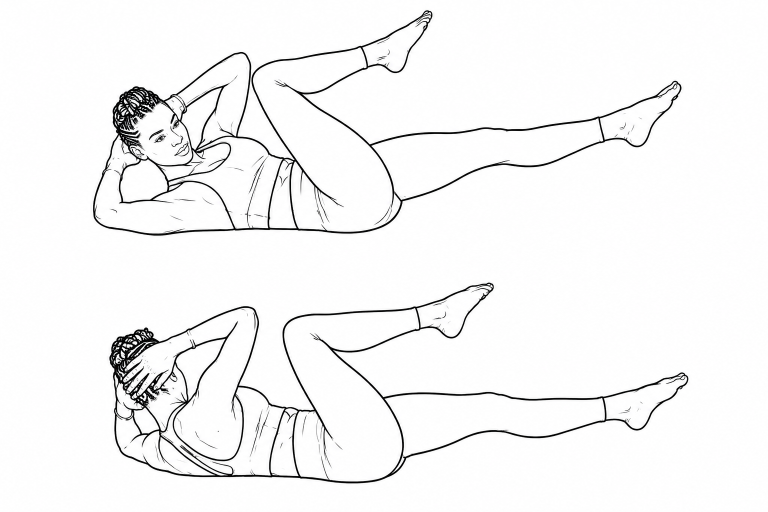
#> input picture design-files/form-guides/source/bicycle-crunch.png, 1536 x 1024 px (shown at 1/2 size)
$ python make_exercise_gif.py source/bicycle-crunch.png source/bicycle_crunch_a.png source/bicycle_crunch_a.png source/bicycle_crunch_a.png
#> lines starting #> are read from the running program, lines starting #| are printed output that depends on the picture; after the words box and inside, x2 and y2 are one past the last pixel; in counts of white or black regions, pixels touching at a corner belong together
"""
Produce a 2-frame looping animation from two exercise pose PNGs.

Alignment strategy:
  - Both frames scaled by the SAME factor (so anatomy stays proportional)
  - Bottom-aligned: floor contact point at the same Y in every frame
  - Horizontal: 'side' mode → left-aligned (feet stay planted)
                'front' mode → center-aligned (symmetric exercises)

Usage:
    python3 make_exercise_gif.py <a.png> <b.png> <out.gif> [side|front]
"""

import sys
from PIL import Image
import numpy as np

OUT_W     = 1600
OUT_H     = 720
FLOOR_PAD = 30    # px from canvas bottom to floor line
HOLD_MS   = 900
BLEND_MS  = 130
N_BLEND   = 3
TIGHT_PAD = 20    # px padding around tight crop


def tight_crop(img: Image.Image) -> Image.Image:
    arr = np.array(img.convert("RGBA"))
    mask = ~((arr[:,:,0] > 240) & (arr[:,:,1] > 240) & (arr[:,:,2] > 240))
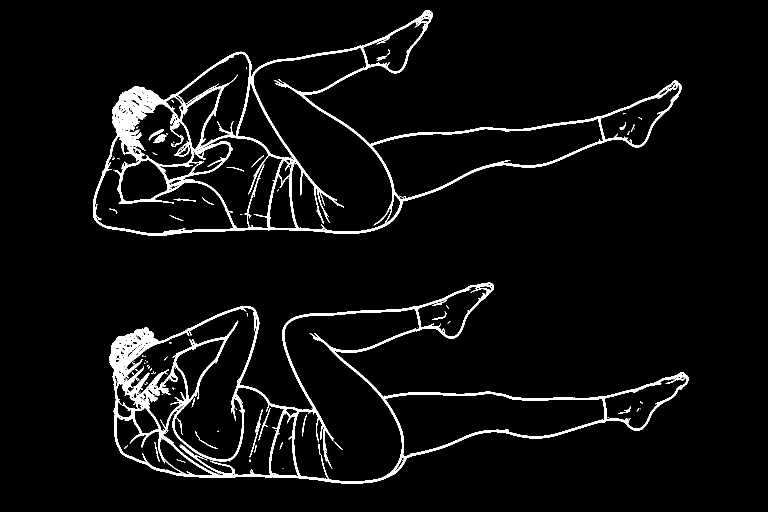
#> mask: shape (1024, 1536) bool (shown at 1/2 size); 4.8% white; 142 white regions (111 under 20 px), largest, box (x1, y1, x2, y2) and area: (218, 565, 1377, 967) 35919, (186, 20, 1363, 472) 35886, (348, 282, 379, 313) 277
    rows = np.any(mask, axis=1)
    cols = np.any(mask, axis=0)
    if not rows.any():
        return img
    r0, r1 = np.where(rows)[0][[0, -1]]
#> r0 = 20; r1 = 966
    c0, c1 = np.where(cols)[0][[0, -1]]
#> c0 = 186; c1 = 1376
    W, H = img.size
#> W = 1536; H = 1024
    return img.crop((
        max(0, c0 - TIGHT_PAD), max(0, r0 - TIGHT_PAD),
        min(W, c1 + TIGHT_PAD), min(H, r1 + TIGHT_PAD)
    ))


def make_frames(a_path: str, b_path: str, mode: str = "side"):
    """
    Return (frame_a, frame_b) as RGBA images on OUT_W×OUT_H canvases,
    both anchored so the floor line is consistent across frames.
    """
    a = tight_crop(Image.open(a_path).convert("RGBA"))
    b = tight_crop(Image.open(b_path).convert("RGBA"))
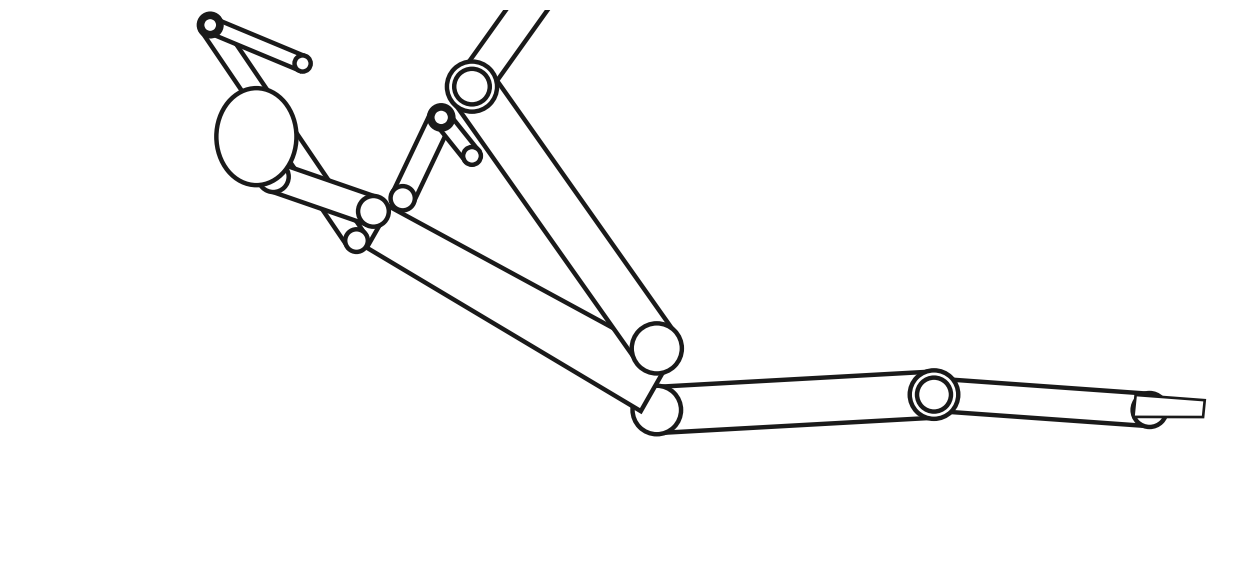
#> input picture design-files/form-guides/source/bicycle_crunch_a.png, 1252 x 574 px
#> in tight_crop, arr is the input picture: shape (574, 1252, 4); mean R, G, B, A 248.2, 248.2, 248.2, 255
#> in tight_crop (call 2), `mask = ~((arr[:,:,0] > 240) & (arr[:,:,1] > 240) & (arr[:,:,2] > 240))`:
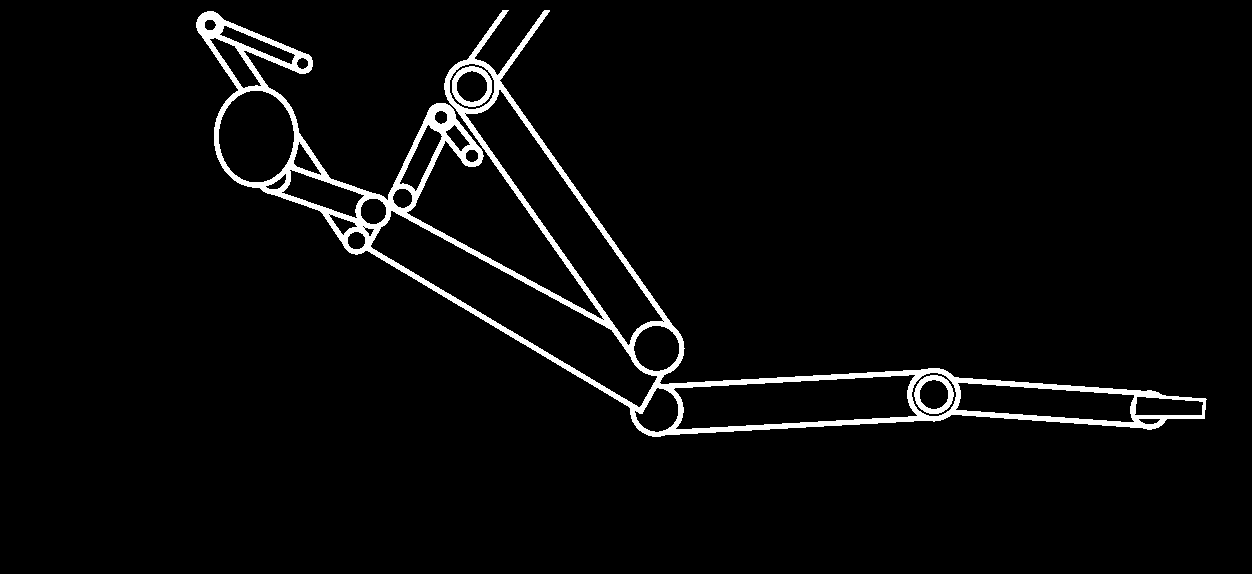
#> mask: shape (574, 1252) bool; 3.6% white; 3 white regions, box (x1, y1, x2, y2) and area: (196, 10, 1207, 437) 24373, (452, 66, 492, 107) 598, (914, 375, 954, 414) 574
#> in tight_crop (call 2), `r0, r1 = np.where(rows)[0][[0, -1]]`: r0 = 10; r1 = 436
#> in tight_crop (call 2), `c0, c1 = np.where(cols)[0][[0, -1]]`: c0 = 196; c1 = 1206

    aw, ah = a.size
#> aw = 1230; ah = 986
    bw, bh = b.size
#> bw = 1050; bh = 456

    # Usable canvas height above the floor margin
    usable_h = OUT_H - FLOOR_PAD
    usable_w = OUT_W

    # Common scale: fit the LARGER of the two figures, apply to both
    scale = min(usable_w / max(aw, bw), usable_h / max(ah, bh)) * 0.92
#> scale = 0.644

    def resize(img):
        w, h = img.size
#> w = 1230; h = 986
        return img.resize((int(w * scale), int(h * scale)), Image.LANCZOS)
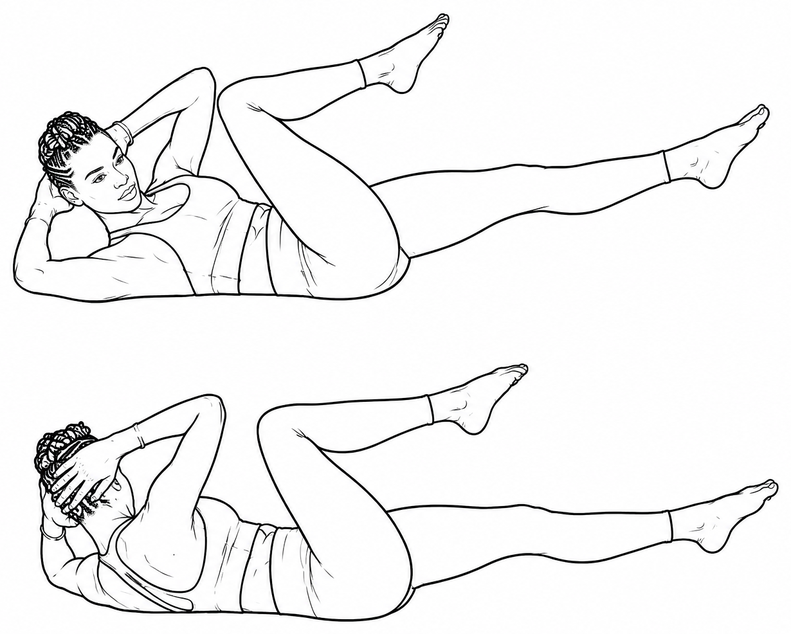
#> returned value: PIL image 791x634 RGBA; mean R, G, B, A 242.8, 242.7, 242.8, 255

    a_s = resize(a)
    b_s = resize(b)
#> in resize (call 2), `return img.resize((int(w * scale), int(h * scale)), Image.LANCZOS)`:
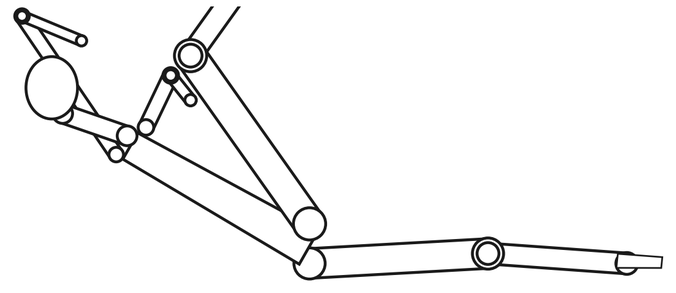
#> returned value: PIL image 676x293 RGBA; mean R, G, B, A 244.5, 244.5, 244.5, 255

    def place(img_s):
        iw, ih = img_s.size
#> iw = 791; ih = 634
        canvas = Image.new("RGBA", (OUT_W, OUT_H), (255, 255, 255, 255))
#> canvas: PIL image 1600x720 RGBA; every value is 255

        # Y: bottom of figure sits on the floor line
        oy = OUT_H - FLOOR_PAD - ih
#> oy = 56

        if mode == "front":
            # Center horizontally
            ox = (OUT_W - iw) // 2
        else:
            # 'side': left-align — feet stay at the same X anchor
            left_margin = (OUT_W - int(max(aw, bw) * scale)) // 2
#> left_margin = 404
            ox = left_margin
#> ox = 404

        canvas.paste(img_s, (ox, oy), img_s)
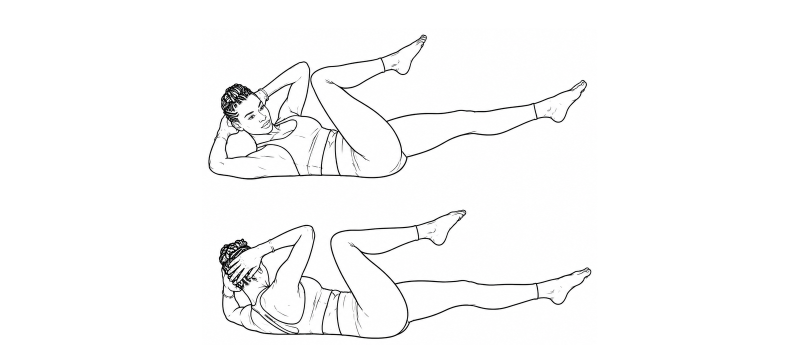
#> canvas: PIL image 1600x720 RGBA (shown at 1/2 size); mean R, G, B, A 249.7, 249.7, 249.7, 255
        return canvas

    return place(a_s), place(b_s)
#> in place (call 2), `iw, ih = img_s.size`: iw = 676; ih = 293
#> in place (call 2), `oy = OUT_H - FLOOR_PAD - ih`: oy = 397
#> in place (call 2), `canvas.paste(img_s, (ox, oy), img_s)`:
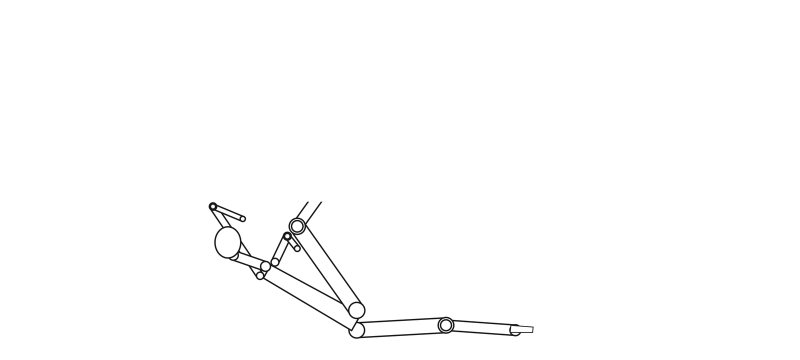
#> canvas: PIL image 1600x720 RGBA (shown at 1/2 size); mean R, G, B, A 253.2, 253.2, 253.2, 255


def make_gif(a_path: str, b_path: str, out_path: str, mode: str = "side"):
    frame_a, frame_b = make_frames(a_path, b_path, mode)

    def blend_seq(x, y):
        return [Image.blend(x, y, t / (N_BLEND + 1)).convert("RGBA")
                for t in range(1, N_BLEND + 1)]

    frames = (
        [frame_a] +
        blend_seq(frame_a, frame_b) +
        [frame_b] +
        blend_seq(frame_b, frame_a)
    )
#> frames = 8 items
    durations = [HOLD_MS] + [BLEND_MS] * N_BLEND + [HOLD_MS] + [BLEND_MS] * N_BLEND

    pals = [f.convert("P", palette=Image.ADAPTIVE, colors=256) for f in frames]
#> pals = 8 items
    pals[0].save(out_path, save_all=True, append_images=pals[1:],
                 loop=0, duration=durations, disposal=2)
    print(f"  → {out_path}  ({len(frames)} frames, mode={mode})")
#|   → source/bicycle_crunch_a.png  (8 frames, mode=source/bicycle_crunch_a.png)


if __name__ == "__main__":
    if len(sys.argv) < 4:
        print("Usage: make_exercise_gif.py <a.png> <b.png> <out.gif> [side|front]")
        sys.exit(1)
    mode = sys.argv[4] if len(sys.argv) > 4 else "side"
    make_gif(sys.argv[1], sys.argv[2], sys.argv[3], mode)
